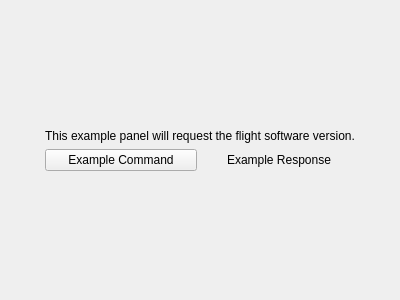
<?xml version="1.0" encoding="UTF-8"?>
<ui version="4.0">
 <class>PanelExample</class>
 <widget class="QWidget" name="PanelExample">
  <property name="geometry">
   <rect>
    <x>0</x>
    <y>0</y>
    <width>400</width>
    <height>300</height>
   </rect>
  </property>
  <property name="windowTitle">
   <string>Form</string>
  </property>
  <layout class="QGridLayout" name="gridLayout">
   <item row="1" column="1" colspan="2">
    <widget class="QLabel" name="description">
     <property name="text">
      <string>This example panel will request the flight software version.</string>
     </property>
     <property name="alignment">
      <set>Qt::AlignCenter</set>
     </property>
    </widget>
   </item>
   <item row="2" column="1">
    <widget class="QPushButton" name="exampleCommand">
     <property name="text">
      <string>Example Command</string>
     </property>
    </widget>
   </item>
   <item row="3" column="1" colspan="2">
    <spacer name="verticalSpacer_2">
     <property name="orientation">
      <enum>Qt::Vertical</enum>
     </property>
     <property name="sizeHint" stdset="0">
      <size>
       <width>20</width>
       <height>101</height>
      </size>
     </property>
    </spacer>
   </item>
   <item row="0" column="1" colspan="2">
    <spacer name="verticalSpacer">
     <property name="orientation">
      <enum>Qt::Vertical</enum>
     </property>
     <property name="sizeHint" stdset="0">
      <size>
       <width>20</width>
       <height>102</height>
      </size>
     </property>
    </spacer>
   </item>
   <item row="2" column="0">
    <spacer name="horizontalSpacer">
     <property name="orientation">
      <enum>Qt::Horizontal</enum>
     </property>
     <property name="sizeHint" stdset="0">
      <size>
       <width>43</width>
       <height>20</height>
      </size>
     </property>
    </spacer>
   </item>
   <item row="2" column="3">
    <spacer name="horizontalSpacer_2">
     <property name="orientation">
      <enum>Qt::Horizontal</enum>
     </property>
     <property name="sizeHint" stdset="0">
      <size>
       <width>42</width>
       <height>20</height>
      </size>
     </property>
    </spacer>
   </item>
   <item row="2" column="2">
    <widget class="QLabel" name="exampleResponse">
     <property name="text">
      <string>Example Response</string>
     </property>
     <property name="alignment">
      <set>Qt::AlignCenter</set>
     </property>
    </widget>
   </item>
  </layout>
 </widget>
 <resources/>
 <connections/>
</ui>
